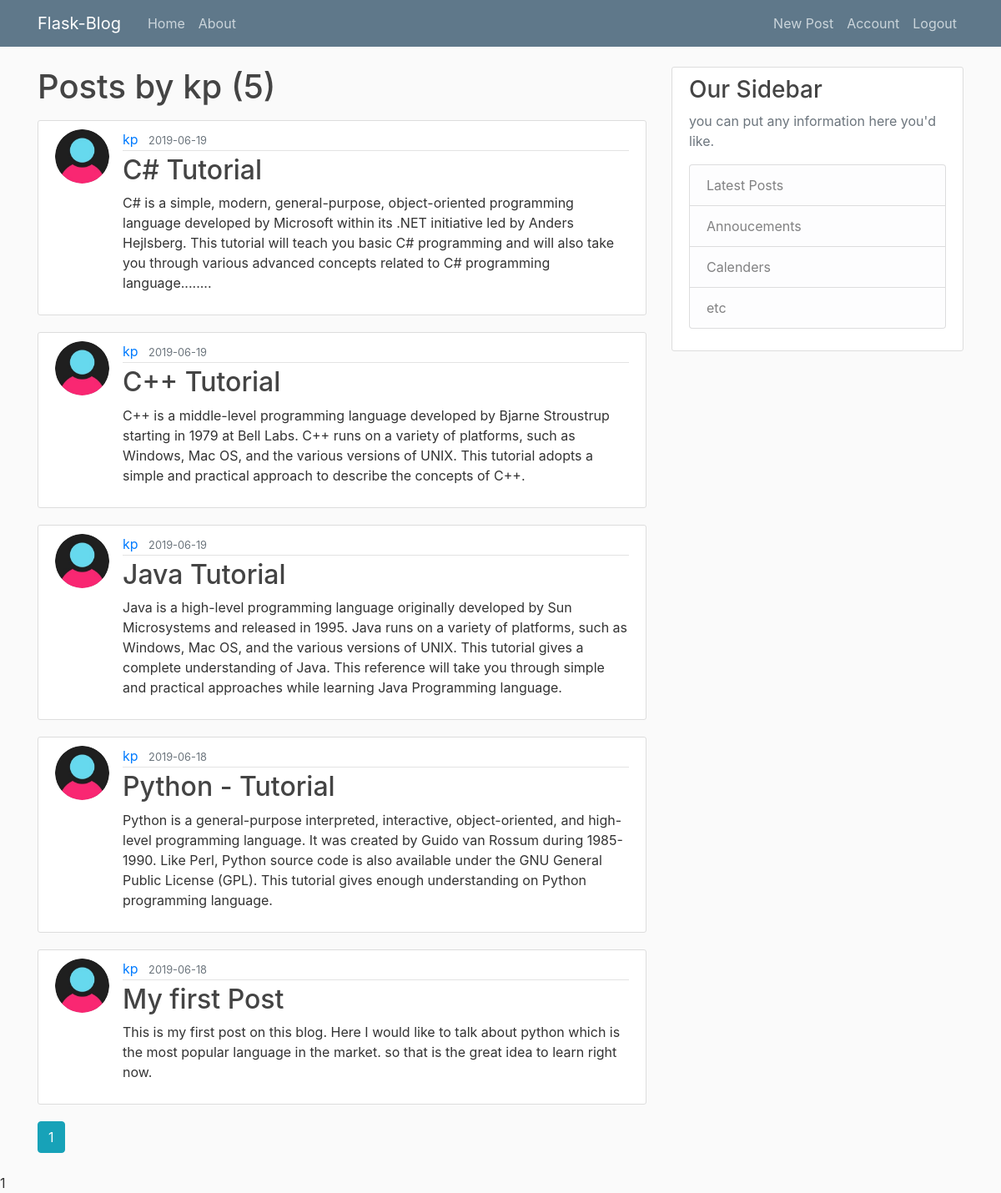
Page /user/kp (signed in) on the committed database.
### flaskblog/models.py (models this page shows, shortened)
class User(db.Model,UserMixin):
    id = db.Column(db.Integer, primary_key=True)
    username = db.Column(db.String(20),unique=True, nullable = False)
    email = db.Column(db.String(120), unique=True, nullable=False)
    image_file = db.Column(db.String(20), nullable=False, default='default.jpg')
    password = db.Column(db.String(60), nullable=False)
    posts = db.relationship('Post', backref='author', lazy=True)

class Post(db.Model):
    id = db.Column(db.Integer, primary_key=True)
    title=db.Column(db.String(100),nullable=False)
    date_posted=db.Column(db.DateTime, nullable=False, default=datetime.utcnow)
    content = db.Column(db.Text, nullable=False)
    user_id = db.Column(db.Integer, db.ForeignKey('user.id'),nullable=False)

### flaskblog/users/routes.py (the view)
@users.route("/user/<string:username>")
def user_posts(username):
    page = request.args.get('page',1,type=int)
    user = User.query.filter_by(username=username).first_or_404()
    posts = Post.query.filter_by(author=user)\
        .order_by(Post.date_posted.desc())\
        .paginate(page=page, per_page=5)
    return render_template("user_posts.html", posts=posts, user= user)

### flaskblog/models.py (called while the page is built)
@login_manager.user_loader
def load_user(user_id):
    return User.query.get(int(user_id))

### flaskblog/templates/user_posts.html
{% extends "layout.html"%}
{% block content %}
    <h1 class="mb-3">Posts by {{user.username}} ({{posts.total}})</h1>
    {% for post in posts.items%}
        <article class="media content-section">
            <img class="rounded-circle article-img" src="{{ url_for('static',filename='profile_pics/'+post.author.image_file)}}">
            <div class="media-body">
                <div class="article-metadata">
                    <a class="mr-2" href="{{url_for('users.user_posts', username=post.author.username)}}">{{post.author.username}}</a>
                    <small class="text-muted">{{post.date_posted.strftime('%Y-%m-%d')}}</small>
                </div>
                <h2><a style="text-decoration:none" class="article-title" href="{{url_for('posts.post', post_id=post.id)}}">{{post.title}}</a></h2>
                <p class="article-content">{{post.content}}</p>
            </div>
        </article>
    {%endfor%}
    {% for page_num in posts.iter_pages(left_edge=1, right_edge=1, left_current=1, right_current=2) %}
        {% if page_num %}
            {% if posts.page==page_num %}
                <a class="btn btn-info mb-4" href="{{ url_for('users.user_posts', username=user.username,page=page_num)}}">{{ page_num }}</a>
            {% else %}
                <a class="btn btn-outline-info mb-4" href="{{ url_for('users.user_posts', username=user.username,page=page_num)}}">{{page_num}}</a>
            {% endif %}
        {% else %}
            ...
        {% endif %}
    {%endfor%}
{% endblock content %}

### flaskblog/static/main.css (style rules this page uses)
body { background: #fafafa; color:#333333; margin-top:5rem; }
h1,h2,h3,h4,h5,h6 { color:#444444; }
.content-section { background:#ffffff; padding: 10px 20px; border: 1px solid #dddddd; border-radius:3px; margin-bottom: 20px; }
.article-title { color:#444444; }
.article-content { white-space: pre-line; }
.article-img { height:65px; width:65px; margin-right:16px; }
.article-metadata { padding-bottom:1px; margin-bottom: 4px; border-bottom: 1px solid #e3e3e3; }

### rows in the picture
User: username "kp"
Post: image_file (placeholder picture), author.username "kp", date_posted "2019-06-19", title "C# Tutorial", content "C# is a simple, modern, general-purpose, object-oriented programming language developed by Microsoft within its .NET initiative led by Anders Hejlsberg. This tutorial will teach you basic C# programming and will also take you through various advanced concepts related to C# programming language........"
Post: image_file (placeholder picture), author.username "kp", date_posted "2019-06-19", title "C++ Tutorial", content "C++ is a middle-level programming language developed by Bjarne Stroustrup starting in 1979 at Bell Labs. C++ runs on a variety of platforms, such as Windows, Mac OS, and the various versions of UNIX. This tutorial adopts a simple and practical approach to describe the concepts of C++."
Post: image_file (placeholder picture), author.username "kp", date_posted "2019-06-19", title "Java Tutorial", content "Java is a high-level programming language originally developed by Sun Microsystems and released in 1995. Java runs on a variety of platforms, such as Windows, Mac OS, and the various versions of UNIX. This tutorial gives a complete understanding of Java. This reference will take you through simple and practical approaches while learning Java Programming language."
Post: image_file (placeholder picture), author.username "kp", date_posted "2019-06-18", title "Python - Tutorial", content "Python is a general-purpose interpreted, interactive, object-oriented, and high-level programming language. It was created by Guido van Rossum during 1985- 1990. Like Perl, Python source code is also available under the GNU General Public License (GPL). This tutorial gives enough understanding on Python programming language."
Post: image_file (placeholder picture), author.username "kp", date_posted "2019-06-18", title "My first Post", content "This is my first post on this blog. Here I would like to talk about python which is the most popular language in the market. so that is the great idea to learn right now."

### other values in the picture
{{ posts.total }} "5"
{{ page_num }} "1"
